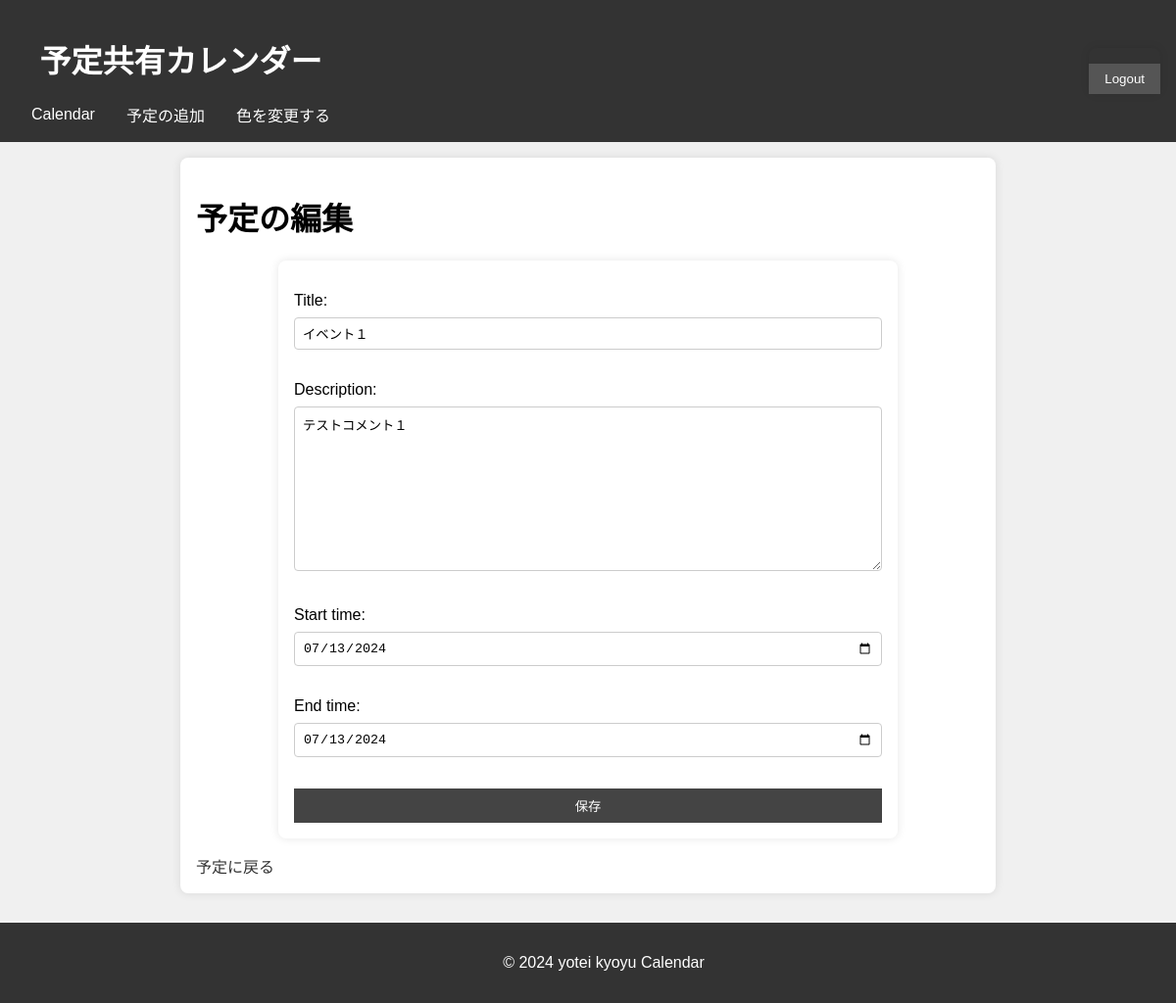
/events/14/edit/ (signed in), run on an earlier commit of the app's database.
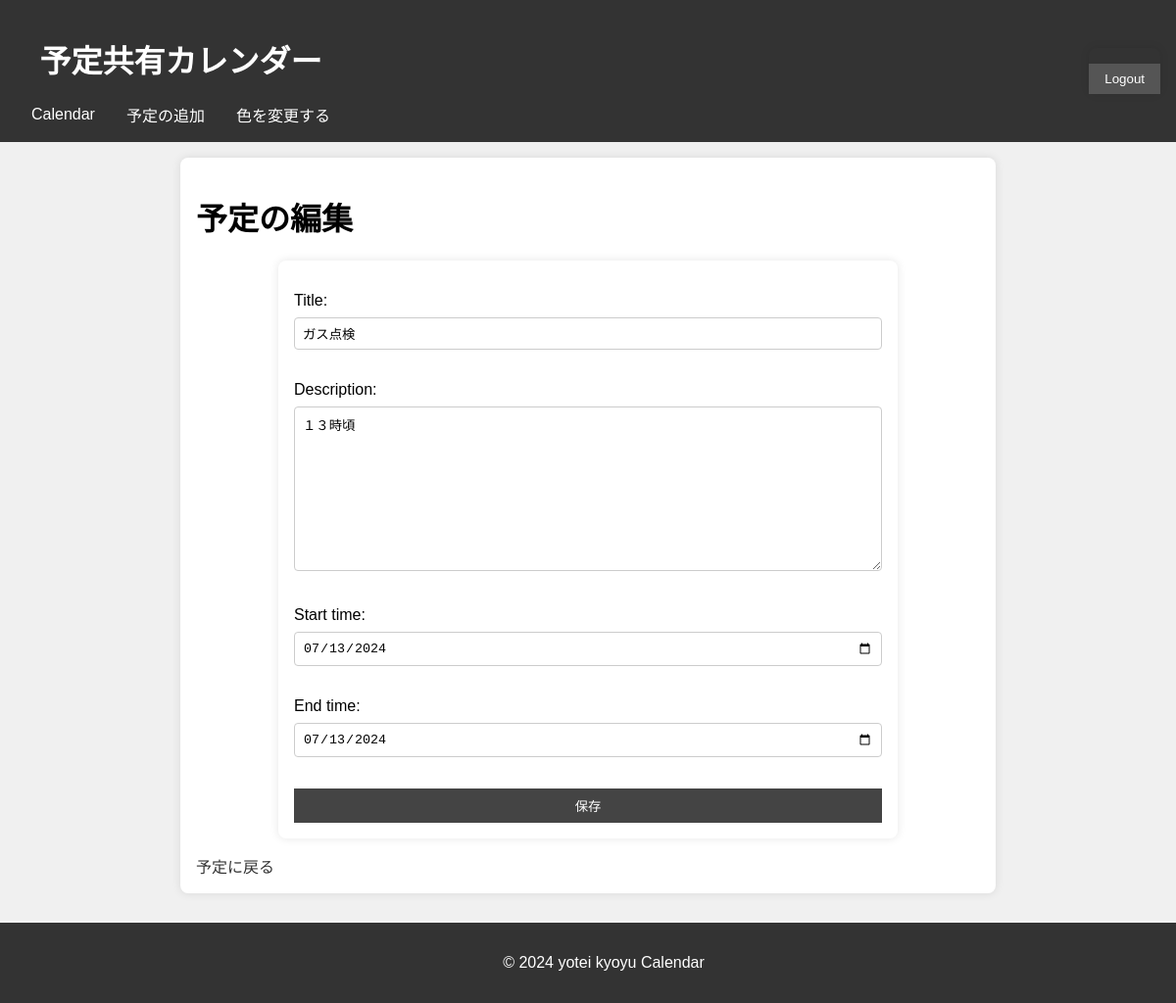
And on a later commit of the database.
### events/models.py (models this page shows, shortened)
class Event(models.Model):
    title = models.CharField(max_length=200)
    description = models.TextField()
    start_time = models.DateField()  # DateTimeField から DateField へ変更
    end_time = models.DateField()
    created_by = models.ForeignKey(User, on_delete=models.CASCADE)

### events/views.py (the view)
# urls.py: path('<int:event_id>/edit/', views.edit_event, name='edit_event'),
@login_required
def edit_event(request, event_id):
    event = get_object_or_404(Event, id=event_id)
    comments = Comment.objects.filter(event=event)  # コメントを取得
    if event.created_by != request.user:
        return render(request, 'events/event_detail.html', {'event': event, 'comments': comments, 'error_message': '他の人の投稿は編集できません'})
    if request.method == 'POST':
        form = EventForm(request.POST, instance=event)
        if form.is_valid():
            form.save()
            return redirect('event_detail', event_id=event.id)
    else:
        form = EventForm(instance=event)
    return render(request, 'events/edit_event.html', {'form': form, 'event': event, 'comments': comments})

### events/forms.py
class EventForm(forms.ModelForm):
    class Meta:
        model = Event
        fields = ['title', 'description', 'start_time', 'end_time']
        widgets = {
            'title': forms.TextInput(attrs={'class': 'form-control'}),
            'description': forms.Textarea(attrs={'class': 'form-control'}),
            'start_time': forms.DateInput(attrs={'type': 'date', 'class': 'form-control'}),
            'end_time': forms.DateInput(attrs={'type': 'date', 'class': 'form-control'}),
        }

### events/templates/events/edit_event.html (shortened to what this page needs)
{% extends "base.html" %}
{% block content %}
    <div class="form-container">
        <h1>予定の編集</h1>
        <form method="post">
            {{ form.as_p }}
            <button type="submit">保存</button>
        </form>
        <a href="{% url 'event_detail' event.id %}">予定に戻る</a>
    </div>
{% endblock %}

What changed in the data, as far as the page shows it:
changed Event: title "イベント１" → "ガス点検"; description "テストコメント１" → "１３時頃"
